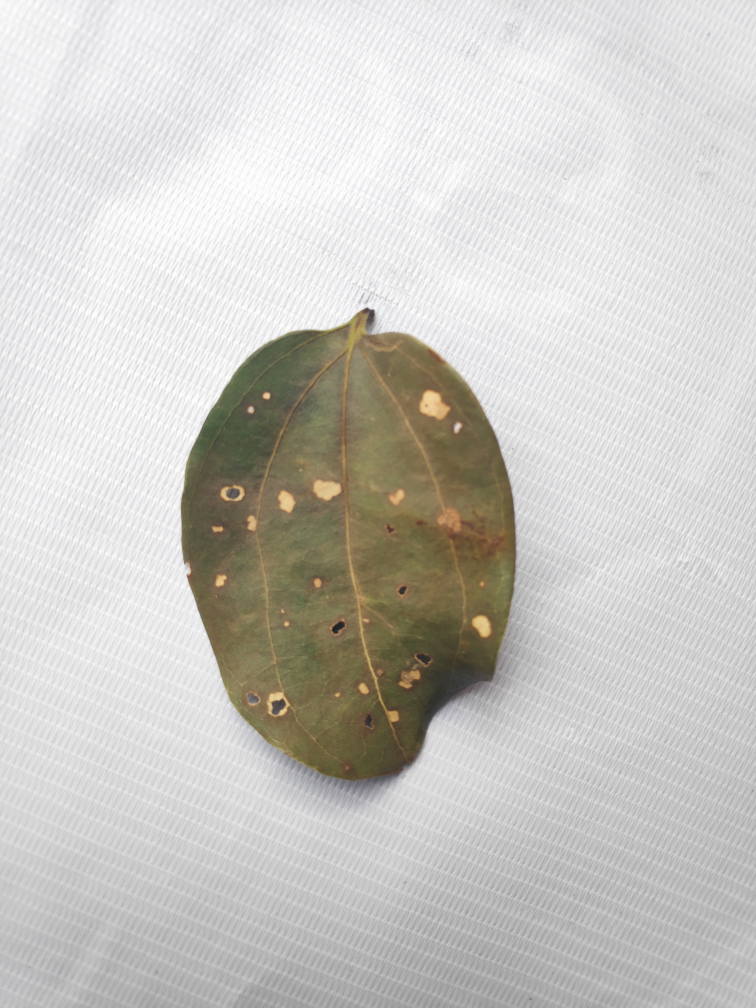
#> input picture raw_leaf_data/dried_diseased/IMG_20190214_151712.jpg, 3024 x 4032 px, found by its file name (shown at 1/4 size); its folder holds only this picture in this run
$ python run_preprocess.py
#> lines starting #> are read from the running program, lines starting #| are printed output that depends on the picture; after the words box and inside, x2 and y2 are one past the last pixel; in counts of white or black regions, pixels touching at a corner belong together
### gentle_classification/preprocess.py
import os
import cv2
import numpy as np
import matplotlib.pyplot as plt

def preprocessing(path):
    '''
    Preprocesses the image for the deep learning model
    '''
    # reading the image
    image = cv2.imread(path)
#> image is the input picture: shape (4032, 3024, 3); mean B, G, R 197, 201.2, 203

    # converting to grayscale
    image = cv2.cvtColor(image, cv2.COLOR_BGR2GRAY)
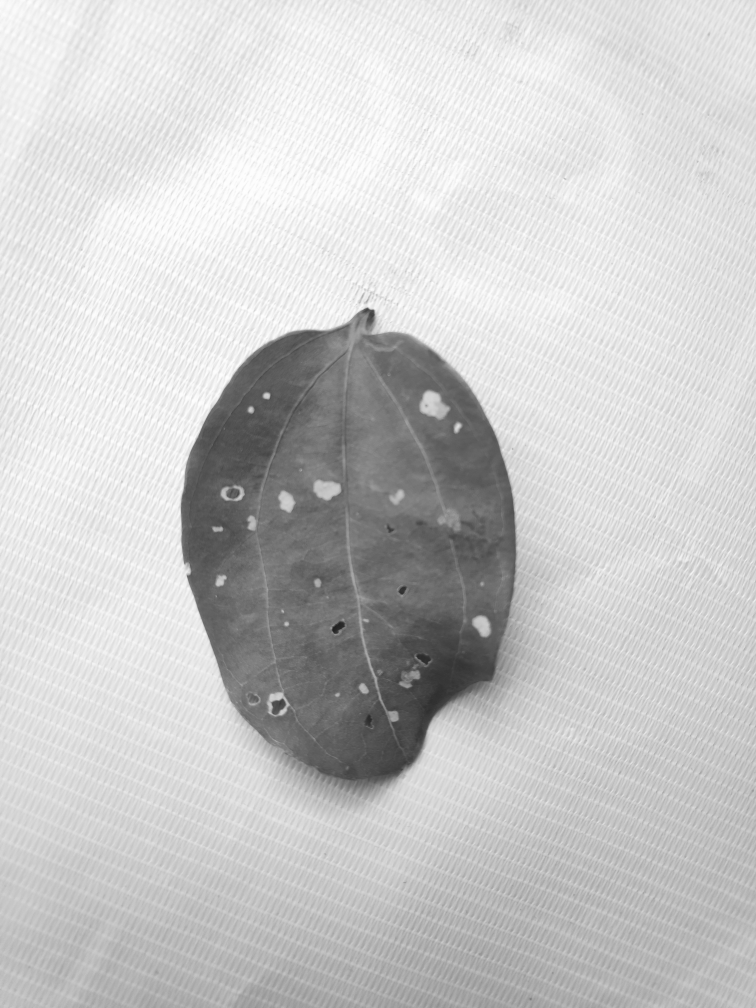
#> image: shape (4032, 3024) (shown at 1/4 size); min 27, max 255, mean 201.2

    # reducing the image size into 256x256
    im_len = 1024
    dim = (im_len, im_len)
    image = cv2.resize(image, dim,
                        interpolation=cv2.INTER_LINEAR)
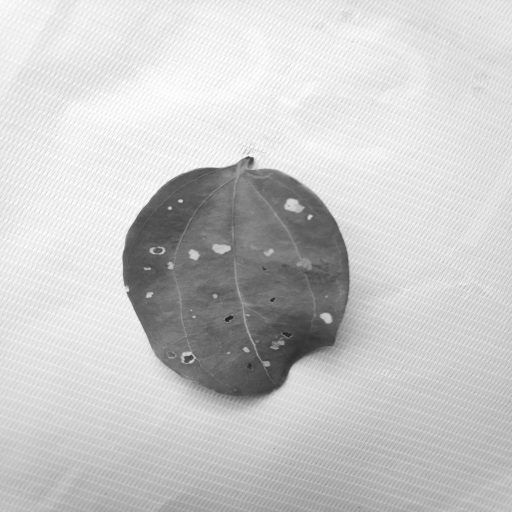
#> image: shape (1024, 1024) (shown at 1/2 size); min 30, max 255, mean 201.1
    original = image # for debuggin purposes

    # applying gaussian filter
    image = cv2.GaussianBlur(image, (3,3), 0)

    # segmentation
    ret, image = cv2.threshold(image, 10, 255,
                            cv2.THRESH_BINARY_INV
                             + cv2.THRESH_OTSU)
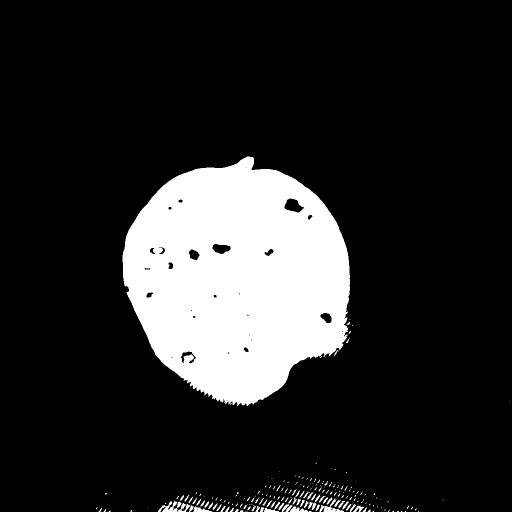
#> image: shape (1024, 1024) (shown at 1/2 size); 16.2% white; 216 white regions (143 under 20 px)
#> ret = 163

    # finding the biggest contour
    contours, hierarchy = cv2.findContours(image.copy(),
            cv2.RETR_LIST, cv2.CHAIN_APPROX_SIMPLE)[-2:]
#> contours = 253 contours, 181 with area under 20; largest, box (x1, y1, x2, y2) and area: (245, 313, 700, 812) 166012, (568, 396, 609, 426) 732, (424, 487, 462, 509) 546, (316, 1001, 363, 1024) 387, (639, 997, 688, 1024) 340

    biggest_contour = max(contours, key=cv2.contourArea)
#> biggest_contour = contour of 871 points, box (x1, y1, x2, y2) (245, 313, 700, 812), area 166012

    # further noise reduction
    kernel = np.ones((3,3), np.uint8)
    image = cv2.morphologyEx(image,
         cv2.MORPH_OPEN, kernel, iterations=2)
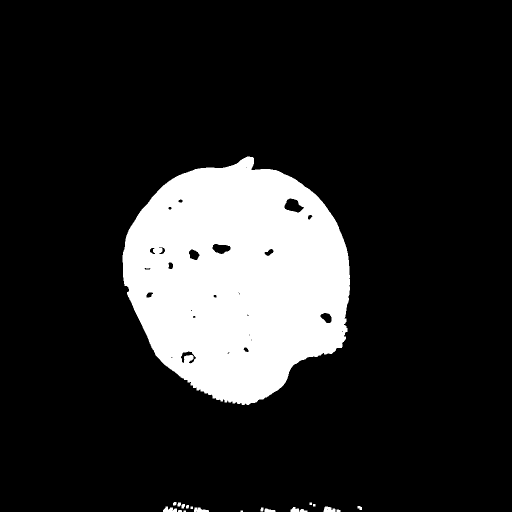
#> image: shape (1024, 1024) (shown at 1/2 size); 15.7% white; 20 white regions (2 under 20 px), largest, box (x1, y1, x2, y2) and area: (245, 313, 700, 810) 163691, (326, 1013, 354, 1024) 211, (647, 1013, 671, 1024) 202

    # drawing a rectangle around the contour
    (x, y, w, h) = cv2.boundingRect(biggest_contour)
#> x = 245; y = 313; w = 455; h = 499

    original = cv2.rectangle(original,
            (x,y+h),(x+w,y),
             (0, 255, 125), 2)
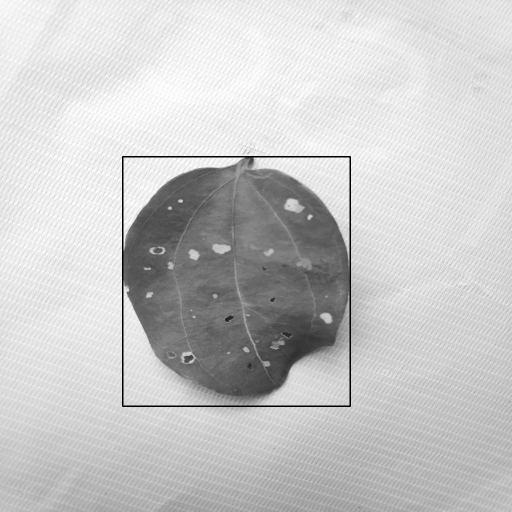
#> original: shape (1024, 1024) (shown at 1/2 size); 0.55% of pixels changed, all inside (x1, y1, x2, y2) = (244, 312, 702, 814)

    # cropping the image
    original = original[y:y+h, x:x+w]
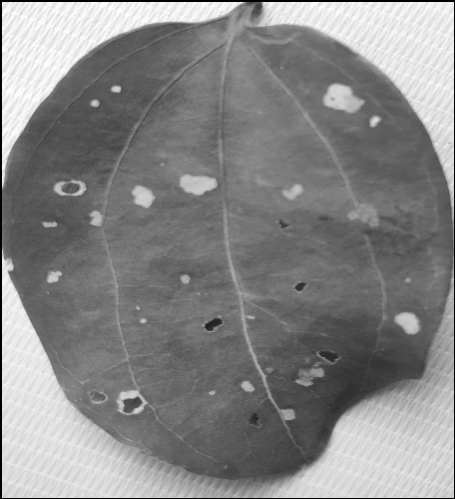
#> original: shape (499, 455); min 0, max 255, mean 134.7

    # resizing the image into 256x256
    im_len_2 = 256
    dim = (im_len_2, im_len_2)
    original = cv2.resize(original, dim,
                        interpolation=cv2.INTER_LINEAR)
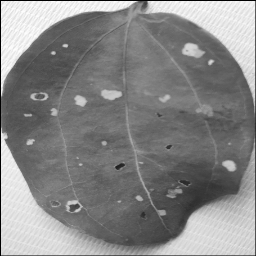
#> original: shape (256, 256); min 0, max 254, mean 134.6
    #print(original.shape)

    return original


    # displaying the image
    winname = 'preprocess'
    winname2 = 'original'

    cv2.namedWindow(winname) # Create a named window
    cv2.moveWindow(winname, 40,30)
    cv2.imshow(winname, image)
    cv2.imshow('original', original)
    cv2.waitKey(0)
    cv2.destroyAllWindows()

def get_all_files(root_path):
    '''
    function to get all the image file paths recursively
    '''
    all_image_files = []
    for fold in os.listdir(root_path):
        all_image_files = (all_image_files +
                       sorted([os.path.join(root_path, fold, file)
                                for file in os.listdir(
                                    os.path.join(root_path, fold)
                                    )
                                ]
                            )
                        )

    return all_image_files

### gentle_classification/run_preprocess.py
import cv2
import os
import preprocess

# root folder
root_path = "raw_leaf_data/"

all_image_files = preprocess.get_all_files(root_path)

for f,idx in zip(all_image_files, range(len(all_image_files))):
    t = preprocess.preprocessing(f)
    target_class = f.split('\\')[0].split('/')[1]
    print(target_class)
    cv2.imwrite(os.path.join('new_leaf_data', target_class, "leaf-image"+str(idx))+'.jpg', t)
    print('saved', os.path.join('new_leaf_data', target_class, "leaf-image"+str(idx))+'.jpg')

$ run again, on raw_leaf_data/dried_diseased/IMG_20190214_151950.jpg
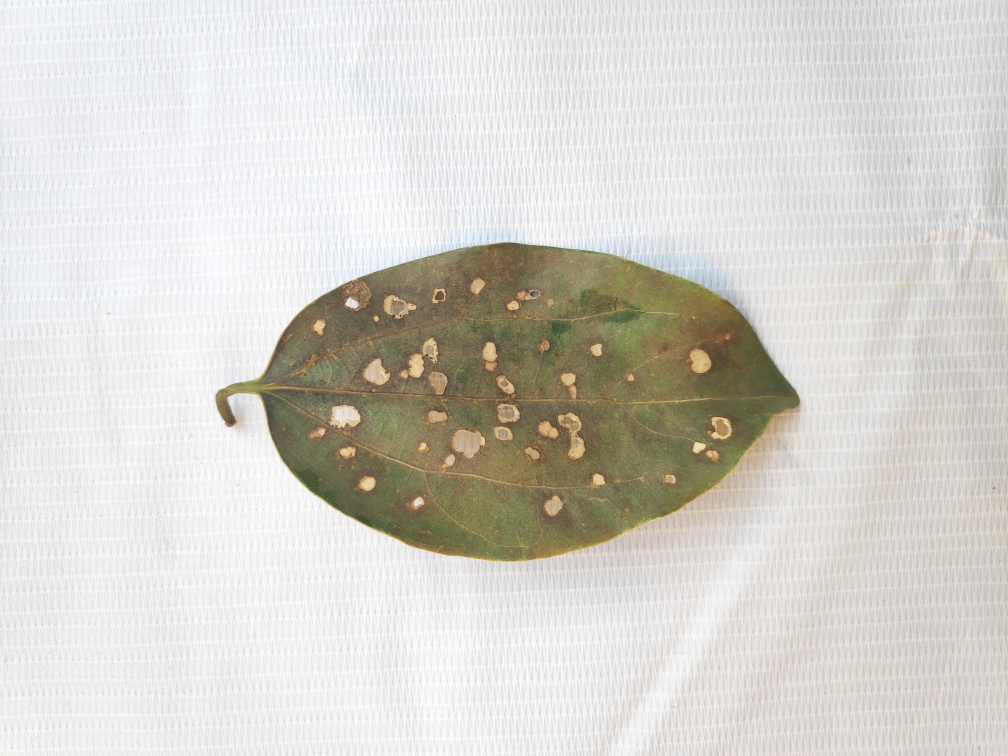
#> input picture raw_leaf_data/dried_diseased/IMG_20190214_151950.jpg, 4032 x 3024 px, found by its file name (shown at 1/4 size)
#> in preprocessing, image is the input picture: shape (3024, 4032, 3); mean B, G, R 205.1, 211.2, 213.7
#> in preprocessing, `ret, image = cv2.threshold(image, 10, 255, cv2.THRESH_BINARY_INV + cv2..`:
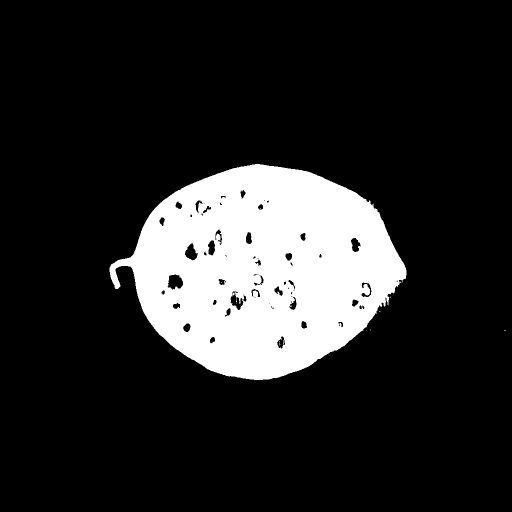
#> image: shape (1024, 1024) (shown at 1/2 size); 16.1% white; 13 white regions (12 under 20 px)
#> ret = 171
#> contours = 85 contours, 40 with area under 20; largest, box (x1, y1, x2, y2) and area: (219, 328, 813, 760) 173962, (334, 548, 367, 580) 729, (369, 486, 397, 522) 558, (460, 582, 488, 621) 534, (701, 475, 722, 505) 390
#> biggest_contour = contour of 924 points, box (x1, y1, x2, y2) (219, 328, 813, 760), area 173962
#> x = 219; y = 328; w = 594; h = 432
#> in preprocessing, `original = cv2.resize(original, dim, interpolation=cv2.INTER_LINEAR)`:
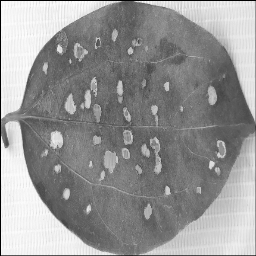
#> original: shape (256, 256); min 0, max 253, mean 149.3
